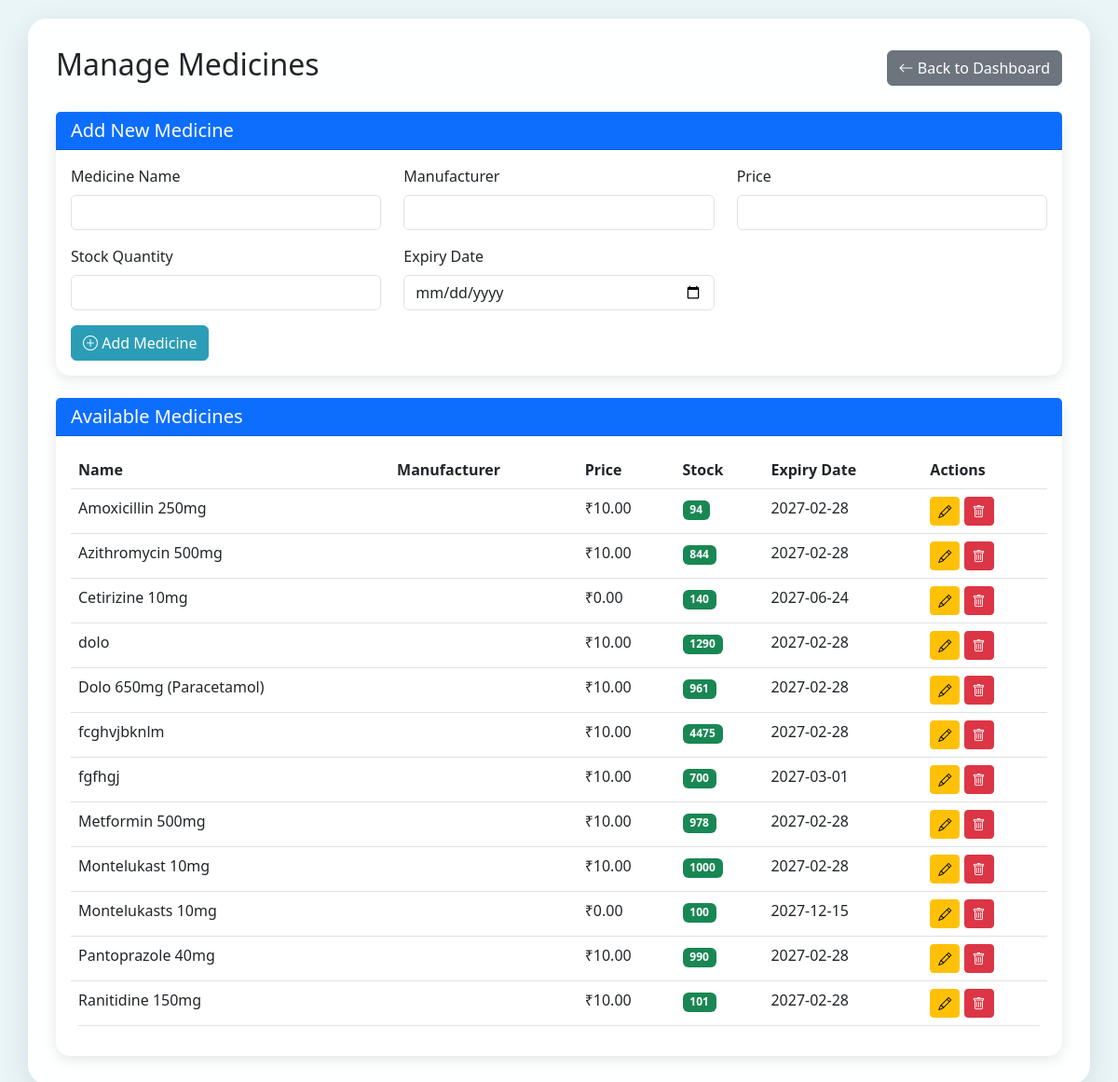
The page /add_medicine.php (signed in) on the database its author committed.
### tables this page shows
CREATE TABLE `medicines` (
  `medicine_id` int(10) NOT NULL,
  `name` varchar(100) NOT NULL,
  `batch_number` varchar(50) NOT NULL,
  `mfg_date` date NOT NULL,
  `expiry_date` date NOT NULL,
  `stock_quantity` int(10) NOT NULL,
  `price_per_unit` decimal(10,2) NOT NULL,
  `company` varchar(100) NOT NULL DEFAULT 'Unknown',
  `price` decimal(10,2) DEFAULT 0.00
);

### add_medicine.php (the view, shortened to what this page needs)
<?php
include "connect.php";
$medicines_query = "SELECT * FROM medicines ORDER BY name ASC";
$medicines_result = mysqli_query($conn, $medicines_query);
?>
<!DOCTYPE html>
<html lang="en">
<head>
    <link href="https://cdn.jsdelivr.net/npm/bootstrap@5.3.0/dist/css/bootstrap.min.css" rel="stylesheet">
    <link href="https://cdn.jsdelivr.net/npm/bootstrap-icons@1.7.2/font/bootstrap-icons.css" rel="stylesheet">
</head>
<body>
    <div class="container">
        <div class="d-flex justify-content-between align-items-center mb-4">
            <h2>Manage Medicines</h2>
            <a href="staff-dashboard.php" class="btn btn-secondary">
                <i class="bi bi-arrow-left"></i> Back to Dashboard
            </a>
        </div>
        <div class="card mb-4">
            <div class="card-header bg-primary text-white">
                <h5 class="card-title mb-0">Add New Medicine</h5>
            </div>
            <div class="card-body">
                <form action="add_medicine.php" method="POST">
                    <div class="row">
                        <div class="col-md-4 mb-3">
                            <label for="name" class="form-label">Medicine Name</label>
                            <input type="text" class="form-control" id="name" name="name" required>
                        </div>
                        <div class="col-md-4 mb-3">
                            <label for="manufacturer" class="form-label">Manufacturer</label>
                            <input type="text" class="form-control" id="manufacturer" name="manufacturer" required>
                        </div>
                        <div class="col-md-4 mb-3">
                            <label for="price" class="form-label">Price</label>
                            <input type="number" class="form-control" id="price" name="price" step="0.01" required>
                        </div>
                        <div class="col-md-4 mb-3">
                            <label for="stock_quantity" class="form-label">Stock Quantity</label>
                            <input type="number" class="form-control" id="stock_quantity" name="stock_quantity" required>
                        </div>
                        <div class="col-md-4 mb-3">
                            <label for="expiry_date" class="form-label">Expiry Date</label>
                            <input type="date" class="form-control" id="expiry_date" name="expiry_date" required>
                        </div>
                    </div>
                    <button type="submit" class="btn btn-primary">
                        <i class="bi bi-plus-circle"></i> Add Medicine
                    </button>
                </form>
            </div>
        </div>
        <div class="card">
            <div class="card-header bg-primary text-white">
                <h5 class="card-title mb-0">Available Medicines</h5>
            </div>
            <div class="card-body">
                <div class="table-responsive">
                    <table class="table table-hover">
                        <thead>
                            <tr>
                                <th>Name</th>
                                <th>Manufacturer</th>
                                <th>Price</th>
                                <th>Stock</th>
                                <th>Expiry Date</th>
                                <th>Actions</th>
                            </tr>
                        </thead>
                        <tbody>
                            <?php while ($medicine = mysqli_fetch_assoc($medicines_result)): ?>
                                <tr>
                                    <td><?= htmlspecialchars($medicine['name']) ?></td>
                                    <td><?= htmlspecialchars($medicine['manufacturer']) ?></td>
                                    <td>₹<?= number_format($medicine['price'], 2) ?></td>
                                    <td>
                                        <span class="badge bg-<?= $medicine['stock_quantity'] <= 10 ? 'danger' : 'success' ?>">
                                            <?= $medicine['stock_quantity'] ?>
                                        </span>
                                    </td>
                                    <td><?= htmlspecialchars($medicine['expiry_date']) ?></td>
                                    <td>
                                        <button class="btn btn-sm btn-warning" onclick="editMedicine(<?= $medicine['id'] ?>)">
                                            <i class="bi bi-pencil"></i>
                                        </button>
                                        <button class="btn btn-sm btn-danger" onclick="deleteMedicine(<?= $medicine['id'] ?>)">
                                            <i class="bi bi-trash"></i>
                                        </button>
                                    </td>
                                </tr>
                            <?php endwhile; ?>
                        </tbody>
                    </table>
                </div>
            </div>
        </div>
    </div>
</body>
</html>

### add_medicine.php (style rules this page uses)
:root { --primary-color: #2c9db7; }
body { background: linear-gradient(rgba(44, 157, 183, 0.1), rgba(44, 157, 183, 0.1)), url('pic/3.jpg') no-repeat center center fixed; background-size: cover; min-height: 100vh; padding: 20px 0; }
.container { background: rgba(255, 255, 255, 0.95); border-radius: 20px; padding: 30px; box-shadow: 0 8px 32px rgba(0, 0, 0, 0.1); }
.card { border: none; border-radius: 15px; box-shadow: 0 4px 15px rgba(0, 0, 0, 0.1); }
.btn-primary { background: var(--primary-color); border-color: var(--primary-color); }
.table { background: white; border-radius: 10px; overflow: hidden; }

### rows shown on the page
medicines: name "Amoxicillin 250mg", price "10.00", stock_quantity "94", expiry_date "2027-02-28"
medicines: name "Azithromycin 500mg", price "10.00", stock_quantity "844", expiry_date "2027-02-28"
medicines: name "Cetirizine 10mg", price "0.00", stock_quantity "140", expiry_date "2027-06-24"
medicines: name "dolo", price "10.00", stock_quantity "1290", expiry_date "2027-02-28"
medicines: name "Dolo 650mg (Paracetamol)", price "10.00", stock_quantity "961", expiry_date "2027-02-28"
medicines: name "fcghvjbknlm", price "10.00", stock_quantity "4475", expiry_date "2027-02-28"
medicines: name "fgfhgj", price "10.00", stock_quantity "700", expiry_date "2027-03-01"
medicines: name "Metformin 500mg", price "10.00", stock_quantity "978", expiry_date "2027-02-28"
medicines: name "Montelukast 10mg", price "10.00", stock_quantity "1000", expiry_date "2027-02-28"
medicines: name "Montelukasts 10mg", price "0.00", stock_quantity "100", expiry_date "2027-12-15"
medicines: name "Pantoprazole 40mg", price "10.00", stock_quantity "990", expiry_date "2027-02-28"
medicines: name "Ranitidine 150mg", price "10.00", stock_quantity "101", expiry_date "2027-02-28"
